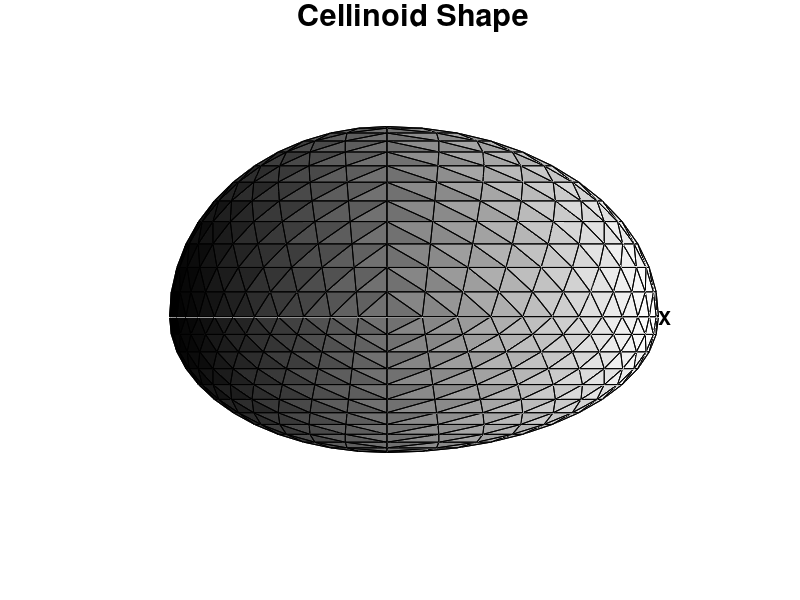

MATLAB code to generate this figure: (Note: this script raises an error after producing the figure.)
%% compare Lebedev Quadrature and Triangularizaiton for Cellinoid
%
%   Edited by LUXP
%   Date: 2016-09-21

function CMP_Leb_Tri
a1=5;a2=4;b1=4;b2=3;c1=3.5;c2=2.5;
%a1=5;a2=5;b1=4;b2=5;c1=3;c2=3;      %ellipsoid
%a1=4;a2=4;b1=4;b2=4;c1=4;c2=4; %sphere
ShowCellinoid(a1,a2,b1,b2,c1,c2);

%%  Calulate the standard area as benchmark
StdArea = CalSurfaceAreaStd(a1,a2,b1,b2,c1,c2);
%%  Calculate By Triangularization
for Nrows = 6:50
    AreaTri(Nrows-5) = CalSurfaceAreaTri(a1,a2,b1,b2,c1,c2,Nrows);
    Nfacets(Nrows -5) = 8*Nrows^2;
end
figure,
set(gcf,'Position',[100,200,725,770]);
plot(Nfacets, AreaTri, '-r*'); 
hold on; plot(Nfacets, StdArea*ones(size(Nfacets)), '-k', 'LineWidth',3); % for benchmark
title('Surface Area of Cellinoid By Triangulation','fontsize',22);
xlabel('Number of Triangular Facets','fontsize',22);
set(gca,'FontName','Times New Roman','FontSize',16,'fontweight','bold');
ylabel('Surface Area of Cellinoid','fontsize',22);

%%  Calculate By Lebedev
DEGREE=[6, 14, 26, 38, 50, 74, 86, 110, 146, 170, 194, 230, 266, 302, ...
    350, 434, 590, 770, 974, 1202, 1454, 1730, 2030, 2354, 2702, 3074, ... 
 3470, 3890, 4334, 4802, 5294, 5810];
for Nrows = 6:32
    AreaLeb(Nrows-5) = CalSurfaceAreaLeb(a1,a2,b1,b2,c1,c2,DEGREE(Nrows));
    NfacetsLeb(Nrows -5) = DEGREE(Nrows);
end
figure,
set(gcf,'Position',[100,200,725,770]);
plot(NfacetsLeb, AreaLeb, '-bo'); 
hold on; TargetNum = 12;plot(NfacetsLeb(TargetNum),AreaLeb(TargetNum),'*r'); %for N=17, i.e. 590 facets in Lebedev
hold on; plot(Nfacets, StdArea*ones(size(Nfacets)), '-k', 'LineWidth',3); % for benchmark
title('Surface Area of Cellinoid By Lebedev','fontsize',22);
xlabel('Number of Triangular Facets','fontsize',22);
set(gca,'FontName','Times New Roman','FontSize',16,'fontweight','bold');
ylabel('Surface Area of Cellinoid','fontsize',22);

%% Show the comparison figure
figure,
set(gcf,'Position',[100,200,725,770]);
plot(Nfacets, AreaTri, '-r*');hold on;
plot(NfacetsLeb, AreaLeb, '-bo');
hold on; TargetNum = 12;plot(NfacetsLeb(TargetNum),AreaLeb(TargetNum),'*r'); %for N=17, i.e. 590 facets in Lebedev
hold on; plot(Nfacets, StdArea*ones(size(Nfacets)), '-k', 'LineWidth',3); % for benchmark
title('Comparision between Triangular and Lebedev','fontsize',22);
xlabel('Number of Triangular Facets','fontsize',22);
set(gca,'FontName','Times New Roman','FontSize',16,'fontweight','bold');
ylabel('Surface Area of Cellinoid','fontsize',22);
legend('Triangularization','Lebedev', 'Best Leb:N=590','Benchmark:Standard Area');

end


%%  Calculate Surface Area of Cellinoid by Trianularization
function Area = CalSurfaceAreaTri(a1,a2,b1,b2,c1,c2,Nfacets)

aa = [a1,a2,a2,a1,a1,a2,a2,a1]';
bb = [b1,b1,b2,b2,b1,b1,b2,b2]';
cc = [c1,c1,c1,c1,c2,c2,c2,c2]';
[ifp,Theta,Phi] = TriFacetsOctant(Nfacets);
TotalFacets = size(ifp,2);   %total facets of one octant
Area = 0;
for i=1:8    
    x=aa(i)*sin(Theta(:,i)).*cos(Phi(:,i));
    y=bb(i)*sin(Theta(:,i)).*sin(Phi(:,i));
    z=cc(i)*cos(Theta(:,i));
    for f = 1:TotalFacets
        vec1 = zeros(3,1);
        vec2 = zeros(3,1);
        vec1(1)=x(ifp(2,f))-x(ifp(1,f));
        vec1(2)=y(ifp(2,f))-y(ifp(1,f));
        vec1(3)=z(ifp(2,f))-z(ifp(1,f));
        vec2(1)=x(ifp(3,f))-x(ifp(1,f));
        vec2(2)=y(ifp(3,f))-y(ifp(1,f));
        vec2(3)=z(ifp(3,f))-z(ifp(1,f));
        NormalVec = cross(vec1,vec2);
        Area = Area + norm(NormalVec)/2;        
    end
end

end

%%  Calculate Surface Area of Cellinoid by Lebedev
function Area = CalSurfaceAreaLeb(a1,a2,b1,b2,c1,c2,Ndegree)
leb=getLebedevSphere(Ndegree);
xx=leb.x;
yy=leb.y;
zz=leb.z;
w=leb.w;

G = zeros(Ndegree,1);
NumNodes = Ndegree;
% if type==1
%     G=(a*b*c./((a*x).^2+(b*y).^2+(c*z).^2)).^2;  %Kaasalainen's Curvature Function
% else
for i = 1:Ndegree
    x = xx(i); y = yy(i); z = zz(i);
   if x>=0 && y>=0 && z>=0              % 1st octant
       a = a1; b = b1; c= c1;
   elseif x<0 && y>=0 && z>=0           % 2 octant
       a = a2; b = b1; c= c1;
   elseif x<0 && y < 0 && z>=0         % 3 octant
       a = a2; b = b2; c= c1;
   elseif x>=0 && y<0 && z>=0            % 4 octant
       a = a1; b = b2; c= c1;
   elseif x>=0 && y>=0 && z<0           % 5 octant
       a = a1; b = b1; c= c2;
   elseif x<0 && y>=0 && z<0            % 6 octant
       a = a2; b = b1; c= c2;
   elseif x<0 && y<0 && z<0            % 7 octant
       a = a2; b = b2; c= c2;
   elseif x>=0 && y<0 && z<0             % 8 octant
       a = a1; b = b2; c= c2;
   end
   G(i) = a*b*c*sqrt((x/a)^2+(y/b)^2+(z/c)^2);     %LUXP's Curvature Function
end
% end
Area=sum(w.*G);
end

%%  Calcualte the standard area of Cellinoid
function Area = CalSurfaceAreaStd(a1,a2,b1,b2,c1,c2)
aa = [a1,a2,a2,a1,a1,a2,a2,a1]';
bb = [b1,b1,b2,b2,b1,b1,b2,b2]';
cc = [c1,c1,c1,c1,c2,c2,c2,c2]';
Area = 0;
for i = 1:8
    a = aa(i); b = bb(i); c = cc(i);
    Sarea=funEllipsoidSurfaceArea(a,b,c);
    Area = Area + Sarea/8;
end
end
%%  Calculate the standard area of Ellipsoid 
function Sarea=funEllipsoidSurfaceArea(a,b,c)
% this function can get the surface area of Ellipsoid with three semi-axies
% a,b,c in a fast way by MATLAB internal function.
% Ref: http://www.matlabsky.com/thread-11891-1-1.html
% Modified by LUXP
% DATE:2011-8-24
syms x y z
F=x^2/a^2+y^2/b^2+z^2/c^2-1;
dzdx=-diff(F,x)/diff(F,z);
dzdy=-diff(F,y)/diff(F,z);
z=solve(F,z);
z=z(1);
fxy=subs(sqrt(1+dzdx^2+dzdy^2));
yleft=-subs(sqrt(1-x^2/a^2)*b);
yright=subs(sqrt(1-x^2/a^2)*b);
Fxy1=char(fxy);
Fxy1=strrep(Fxy1,'/','./');
Fxy1=strrep(Fxy1,'^','.^');
Fxy1=strrep(Fxy1,'*','.*');
Fxy1=eval(['@(x,y)' (Fxy1)]);
yright=char(yright);
yright=strrep(yright,'^','.^');
yright=strrep(yright,'/','./');
yright=strrep(yright,'*','.*');
yright=eval(['@(x)' (yright)]);
S1=2*quad2d(Fxy1,-a,a,0,yright);
Sarea=S1*2;
end


%% Show Cellinoid Shape Model
function ShowCellinoid(a1,a2,b1,b2,c1,c2)
aa=[a1,a2,a2,a1,a1,a2,a2,a1]';
bb=[b1,b1,b2,b2,b1,b1,b2,b2]';
cc=[c1,c1,c1,c1,c2,c2,c2,c2]';
[ifp,Theta,Phi] = TriFacetsOctant(12);
figure,
for i=1:8    
    x=aa(i)*sin(Theta(:,i)).*cos(Phi(:,i));
    y=bb(i)*sin(Theta(:,i)).*sin(Phi(:,i));
    z=cc(i)*cos(Theta(:,i));      
%     plot3(x,y,z,'bo');
%     pause(1);
    trisurf(ifp',x,y,z, x);
    hold on;
end
    quiver3(0,0,0,1,0,0,5,'k','filled','LineWidth',2);
    quiver3(0,0,0,0,1,0,4,'k','filled','LineWidth',2);
    quiver3(0,0,0,0,0,1,3,'k','filled','LineWidth',2);
    
    text(5,0,0,'X','fontsize',14,'fontweight','bold');
    text(0,4,0,'Y','fontsize',14,'fontweight','bold');
    text(0,0,3,'Z','fontsize',14,'fontweight','bold');
    view(0,0);axis off;axis equal;colormap gray;
    title('Cellinoid Shape','fontsize',22,'fontweight','bold');
end

function [ifp,Theta,Phi] = TriFacetsOctant(nrows)
%%  Generate the eight octants data
%	Make the index of all nodes distributing in one octant surface of unit sphere
%   Total number of nodes of each octant with nrows spliting is "(nrows+1)*(nrows+2)/2"
%
%   eg:
%       >> [ifp,Theta,Phi] = TriFacetsOctant(12)
%   Edited by LUXP
%   Date: 2014-08-09

TotalNodes=(nrows+1)*(nrows+2)/2;
nnod=1; % index number of all vertices in one octant from 1 to TotalNodes
nod=zeros(TotalNodes,TotalNodes);

nod(1,1)=nnod;
for row=2:(nrows+1)
    for col=1:row
        nnod=nnod+1;
        nod(row,col)=nnod;       
    end
end

%   set index of three nodes for every trifacet, triangularization
ntri=0;  %index of trifacet with a total number "nrows^2" in one octant
ifp=zeros(3,nrows^2);

for row=1:nrows            
        ntri=ntri+1;
        ifp(1,ntri)=nod(row,1);
        ifp(2,ntri)=nod(row+1,1);
        ifp(3,ntri)=nod(row+1,2);
        
        for col=1:(row-1)
            ntri=ntri+1;
            ifp(1,ntri)=nod(row+1,col+1);
            ifp(2,ntri)=nod(row,col+1);
            ifp(3,ntri)=nod(row,col);
            
            ntri=ntri+1;
            ifp(1,ntri)=nod(row,col+1);
            ifp(2,ntri)=nod(row+1,col+1);
            ifp(3,ntri)=nod(row+1,col+2);            
        end
end

Theta=zeros(TotalNodes,8);
Phi=zeros(TotalNodes,8);
%generate the above part
[Theta(:,1),Phi(:,1)]=GenerateOctant(nrows,0,pi/2,0,pi/2);
[Theta(:,2),Phi(:,2)]=GenerateOctant(nrows,0,pi/2,pi/2,pi);
[Theta(:,3),Phi(:,3)]=GenerateOctant(nrows,0,pi/2,pi,1.5*pi);
[Theta(:,4),Phi(:,4)]=GenerateOctant(nrows,0,pi/2,1.5*pi,2*pi);
%generate the below part
[Theta(:,5),Phi(:,5)]=GenerateOctant(nrows,pi,pi/2,0,pi/2);
[Theta(:,6),Phi(:,6)]=GenerateOctant(nrows,pi,pi/2,pi/2,pi);
[Theta(:,7),Phi(:,7)]=GenerateOctant(nrows,pi,pi/2,pi,1.5*pi);
[Theta(:,8),Phi(:,8)]=GenerateOctant(nrows,pi,pi/2,1.5*pi,2*pi);

end

%% Generate the Decartician Coordinates for one octant with theta in [Theta1, Theta2] and phi in [Phi1, Phi2]
function [vTheta,vPhi]=GenerateOctant(nrows,Theta1,Theta2,Phi1,Phi2)

%Total number of nodes of each octant with nrows spliting is "(nrows+1)*(nrows+2)/2"
TotalNodes=(nrows+1)*(nrows+2)/2;

% spherical coordinates of nodes in the octant
vTheta=zeros(TotalNodes,1);vPhi=zeros(TotalNodes,1);

dth=(Theta2-Theta1)/nrows;
indNodes=1; % first node is the polar position 
vTheta(1)=Theta1;
for i=1:nrows
    dph=(Phi2-Phi1)/i;
    for j=0:i
        indNodes=indNodes+1;
        vTheta(indNodes)=Theta1+i*dth;
        vPhi(indNodes)=Phi1+dph*j;
    end
end
end